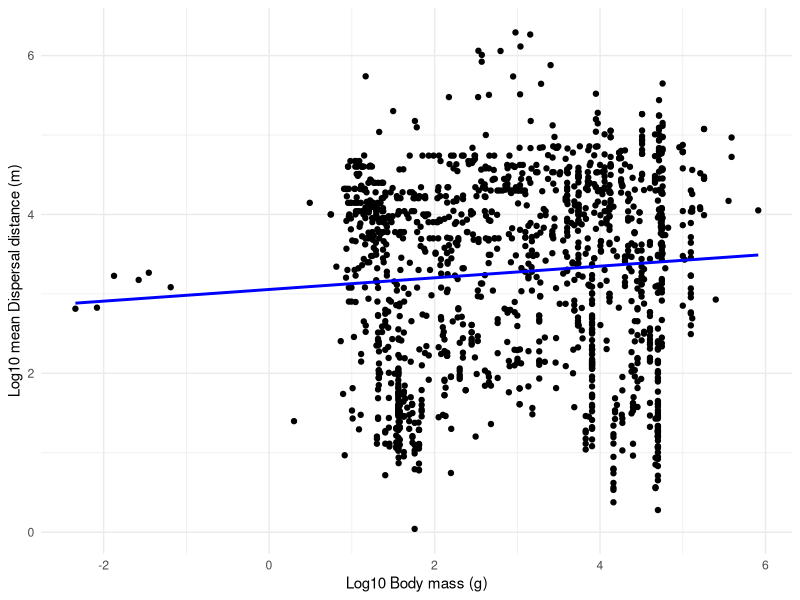
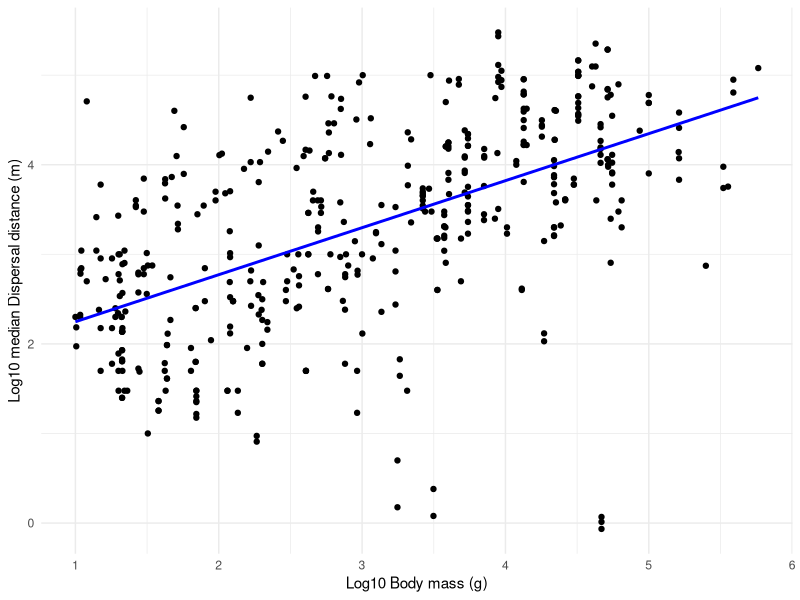
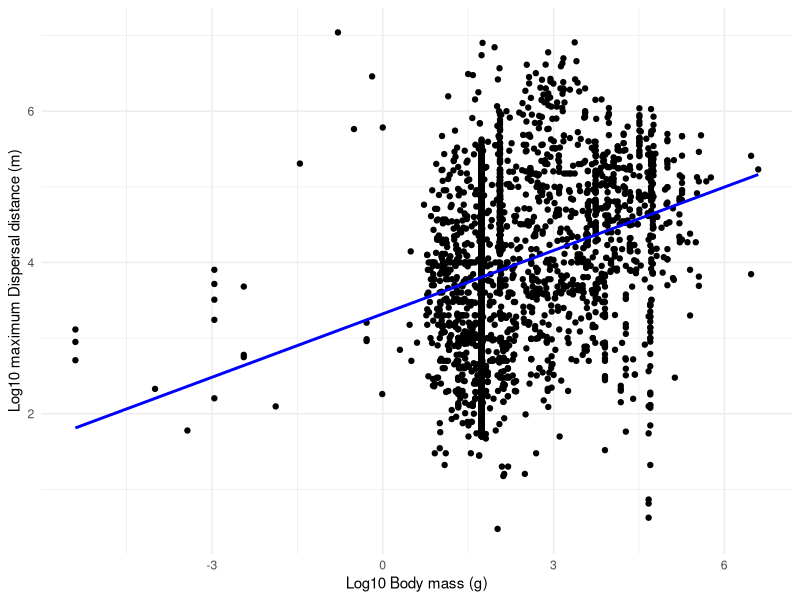
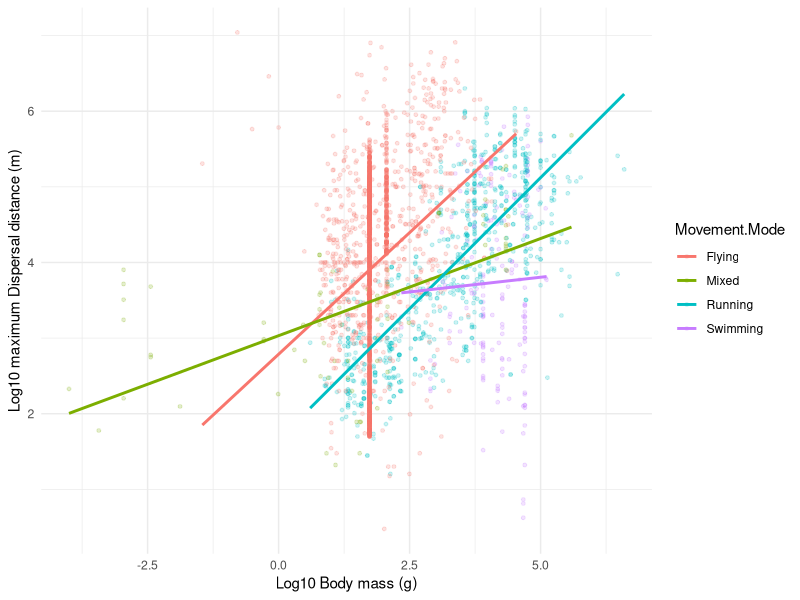

The R source for these figures, in order:
library(tidyverse)
library(dplyr)

setwd('C:/Users/xr49abiw/Documents/DispersalProject/data')

db5 <- read.csv("DispersalTransformed.csv")

# Filtering for mean, median, and maximum distances
meandb <- filter(db5, Statistic == "Mean")
meddb <- filter(db5, Statistic == "Median")
maxdb <- filter(db5, Statistic == "Maximum")

#### Linear regression for mean ####
# Log10 transform
log10_Body.mass_mean <- log10(meandb$Body.mass)
log10_Distance_mean <- log10(meandb$Value)

# Linear regression model and extracting the slope (coefficient)
regression_mean  <- lm(log10_Distance_mean ~ log10_Body.mass_mean, data = meandb)
summary(regression_mean)

# Create a scatter plot 
scatter_plot_mean <- ggplot(meandb, aes(x = log10_Body.mass_mean, y = log10_Distance_mean)) +
  geom_point() +
  geom_smooth(method = "lm", se = FALSE, color = "blue") +
  labs(x = "Log10 Body mass (g)", y = "Log10 mean Dispersal distance (m)") +
  theme_minimal()

print(scatter_plot_mean)

#### Linear regression for median ####
# Log10 transform
log10_Body.mass_med <- log10(meddb$Body.mass)
log10_Distance_med <- log10(meddb$Value)

# Linear regression model and extracting the slope (coefficient)
regression_med  <- lm(log10_Distance_med ~ log10_Body.mass_med, data = meddb)
summary(regression_med)

# Create a scatter plot 
scatter_plot_med <- ggplot(meddb, aes(x = log10_Body.mass_med, y = log10_Distance_med)) +
  geom_point() +
  geom_smooth(method = "lm", se = FALSE, color = "blue") +
  labs(x = "Log10 Body mass (g)", y = "Log10 median Dispersal distance (m)") +
  theme_minimal()

print(scatter_plot_med)

#### Linear regression for maximum ####
# Log10 transform
log10_Body.mass_max <- log10(maxdb$Body.mass)
log10_Distance_max <- log10(maxdb$Value)

# Linear regression model and extracting the slope (coefficient)
regression_max  <- lm(log10_Distance_max ~ log10_Body.mass_max, data = maxdb)
summary(regression_max)

# Create a scatter plot 
scatter_plot_max <- ggplot(maxdb, aes(x = log10_Body.mass_max, y = log10_Distance_max)) +
  geom_point() +
  geom_smooth(method = "lm", se = FALSE, color = "blue") +
  labs(x = "Log10 Body mass (g)", y = "Log10 maximum Dispersal distance (m)") +
  theme_minimal()

print(scatter_plot_max)



#### Linear regression for maximum by movement modes####
# Filtering for maximum distances and grouping by Movement Mode
maxmovdb <- filter(db5, Statistic == "Maximum") |>
  group_by(Movement.Mode)

maxmovdb <- maxmovdb |>
  filter(!is.na(Movement.Mode))

#### Linear regression for maximum (differentiated by Movement Mode) ####
# Log10 transform
maxmovdb <- maxmovdb |>
  mutate(log10_Body.mass = log10(Body.mass),
         log10_Distance = log10(Value))

# Linear regression model for each Movement Mode and extracting the slopes (coefficients)
regressions_maxmov <- maxmovdb |>
  group_by(Movement.Mode) |>
  do(model = lm(log10_Distance ~ log10_Body.mass, data = .))

# Summarize the regression models
summaries <- regressions_maxmov |>
  group_map(~ summary(.x$model))

# Create scatter plots for each Movement Mode
scatter_plots_maxmov <- maxmovdb |>
  ggplot(aes(x = log10_Body.mass, y = log10_Distance, color = Movement.Mode)) +
  geom_point(size = 1, alpha = 0.2) +  # Adjust size and transparency
  geom_smooth(method = "lm", se = FALSE) +
  labs(x = "Log10 Body mass (g)", y = "Log10 maximum Dispersal distance (m)") +
  theme_minimal()

print(scatter_plots_maxmov)

# Print regression summaries
print(summaries)
